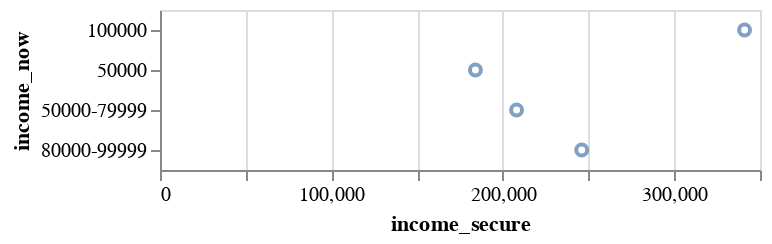

Here is the notebook cell this chart was saved with:
### Code cell
source = df
chart = alt.Chart(source).mark_point().encode(
    x ='income_secure',
    y ='income_now'
)
chart

### Figure 1 — Vega-Lite specification as saved in the notebook (floating-point values rounded to 4 significant figures)
{"config": {"view": {"continuousWidth": 300, "continuousHeight": 300}}, "data": {"name": "data-8b3e2caa18ecc834011272c7c70b985f"}, "mark": {"type": "point"}, "encoding": {"x": {"field": "income_secure", "type": "quantitative"}, "y": {"field": "income_now", "type": "nominal"}}, "$schema": "https://vega.github.io/schema/vega-lite/v5.8.0.json", "datasets": {"data-8b3e2caa18ecc834011272c7c70b985f": [{"income_now": "50000", "income_secure": 184000}, {"income_now": "50000-79999", "income_secure": 208000}, {"income_now": "80000-99999", "income_secure": 246000}, {"income_now": "100000", "income_secure": 341000}]}}
